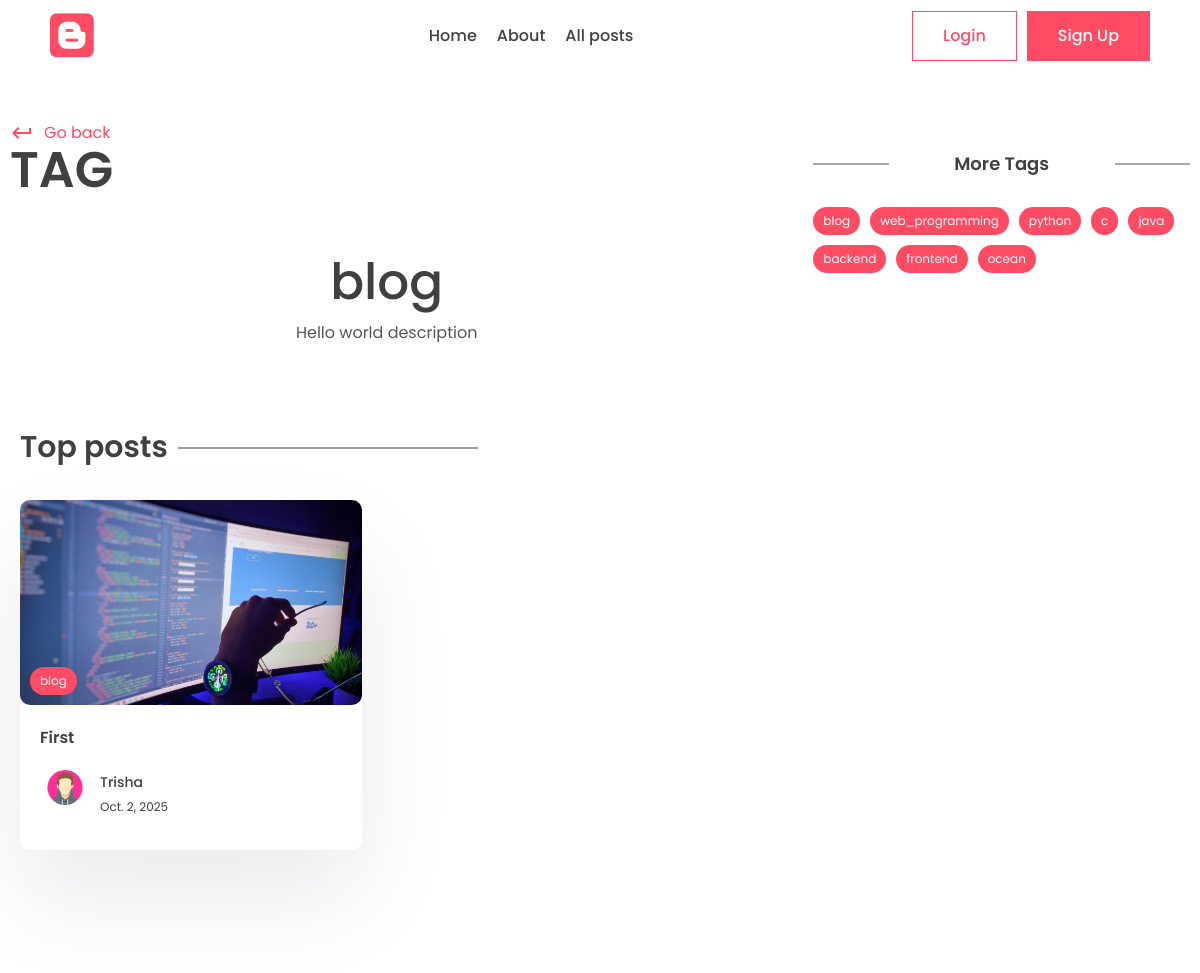
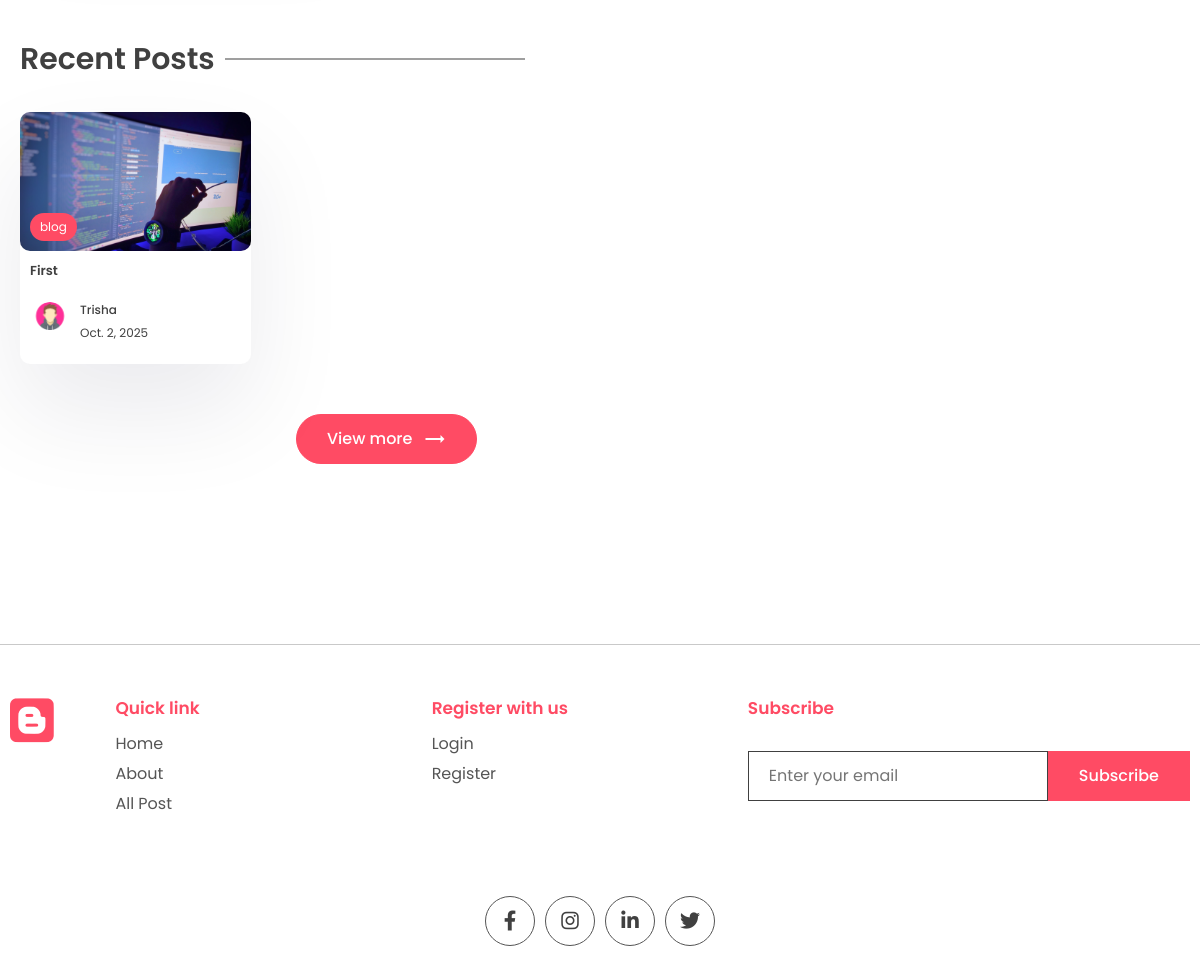
/tag/blog, run on the app's committed database (2 pictures, top to bottom).
### app/models.py (models this page shows, shortened)
class Tag(models.Model):
    name = models.CharField(max_length=100)
    description = models.CharField(max_length=100)
    slug = models.SlugField(max_length=200, unique=True)

class Post(models.Model):
    title = models.CharField(max_length=200)
    content = models.TextField()
    last_updated = models.DateTimeField(auto_now=True)
    slug = models.SlugField(max_length=200, unique=True)
    image = models.ImageField(null=True, blank=True, upload_to = "images/")
    tags = models.ManyToManyField(Tag, blank=True, related_name= 'post')
    view_count = models.IntegerField(null=True, blank=True)
    is_featured = models.BooleanField(default=False)
    author = models.ForeignKey(User,on_delete=models.CASCADE, null= True, blank=True)
    bookmarks = models.ManyToManyField(User, related_name= "bookmarks", default= None, blank= True)
    likes = models.ManyToManyField(User, related_name= "post_like", default= None, blank= True)

class Profile(models.Model):
    user = models.OneToOneField(User, on_delete=models.CASCADE)
    profile_image = models.ImageField(null=True, blank=True, upload_to = "images/")
    slug = models.SlugField(max_length=200, unique=True)
    bio = models.CharField(max_length=200)

### app/views.py (the view)
# urls.py: path('tag/<slug:slug>', views.tag_page,name = 'tag_page' ),
def tag_page(request,slug):
    tag = Tag.objects.get(slug=slug)
    top_posts = Post.objects.filter(tags__in=[tag.id]).order_by('-view_count')[0:2]
    recent_posts = Post.objects.filter(tags__in=[tag.id]).order_by('-last_updated')[0:2]
    tags = Tag.objects.all()
    context = {'tag':tag,
               'top_posts':top_posts,
               'recent_posts':recent_posts,
               'tags':tags,}
    return render(request, 'app/tag.html',context)

### app/templates/app/tag.html (shortened to what this page needs)
{% extends "base.html" %}
{% block content %}
      <div class="container">
        <div class="layout">
          <div class="left">
            <div class="page-top">
              <div class="top flex">
                <div class="page-name">
                  <a href="#" class="learn">
                    <span class="material-icons"> keyboard_return </span> Go
                    back
                  </a>
                  <h1>Tag</h1>
                </div>
              </div>
            </div>
            <center>
              <div class="typo">
                <h1 class="title">{{tag.name}}</h1>
                <p>
                  {{tag.description}}
                </p>
              </div>
            </center>
            <section class="sp">
              <div class="container">
                <h1 class="sec-title">Top posts</h1>
                <div class="grid-2 blog">
                {% for post in top_posts %}
                  <a href="{% url "post_page" post.slug %}">
                    <div class="card">
                      <div class="post-img">
                        <img src="{{post.image.url}}" alt="" />
                        <div class="tag">{{post.tags.all.0.name}}</div>
                      </div>
                      <div class="card-content">
                        <h3>
                          {{post.title}}
                        </h3>
                        <div class="author">
                          <div class="profile-pic">
                            <img src="{{post.author.profile.profile_image.url}}" alt="" />
                          </div>
                          <div class="details">
                            <p>{{post.author.first_name}}</p>
                            <small>{{post.last_updated|date}}</small>
                          </div>
                        </div>
                      </div>
                    </div>
                  </a>
                {%empty%}
                <p>There are no posts yet</p>
                {% endfor %}
                </div>
              </div>
            </section>
            <section class="sp">
              <div class="container">
                <h1 class="sec-title">Recent Posts</h1>
                <div class="grid-3 blog-grid">
                  {% for post in recent_posts %}
                  <a href="{% url "post_page" post.slug %}">
                    <div class="card">
                      <div class="post-img">
                        <img src="{{post.image.url}}" alt="" />
                        <div class="tag">{{post.tags.all.0.name}}</div>
                      </div>
                      <div class="card-content">
                        <h3>
                          {{post.title}}
                        </h3>
                        <div class="author">
                          <div class="profile-pic">
                            <img src="{{post.author.profile.profile_image.url}}" alt="" />
                          </div>
                          <div class="details">
                            <p>{{post.author.first_name}}</p>
                            <small>{{post.last_updated|date}}</small>
                          </div>
                        </div>
                      </div>
                    </div>
                  </a>
                  {%empty%}
                  <p>There are no posts yet</p>
                  {% endfor %}
                </div>
                <center>
                  <button class="btn btn-primary rounded view">
                    View more
                    <span class="material-icons"> trending_flat </span>
                  </button>
                </center>
              </div>
            </section>
          </div>
          <div class="right">
            <div class="block">
              <h2 class="title2">More Tags</h2>
              <div class="blog-tags">
                {% for tag in tags %}
                <a href = "{% url 'tag_page' tag.slug %}" class="tag">{{tag.name}}</a>
                {% endfor %}
              </div>
            </div>
          </div>
        </div>
      </div>
{% endblock content %}

### app/static/app/style.css (style rules this page uses)
* { margin: 0; padding: 0; box-sizing: border-box; text-decoration: none; border: none; outline: none; list-style: none; font-family: "Poppins", sans-serif; color: var(--black); }
:root { --red: #ff4b64; --black: #404040; --orange: #ff9100 ; --des: #555555; --shadow: #ffffff1a 0px 1px 1px 0px inset, #32325d40 0px 50px 100px -20px, #0000004d 0px 30px 60px -30px; --shadow2: rgba(17, 12, 46, 0.084) 0px 48px 100px 0px; }
html { font-size: 62.5%; }
[class*="grid"] { display: grid; }
img { width: 100%; }
.container { max-width: 1220px; margin: auto; padding: 0 10px; }
p, a { font-size: 1.6rem; color: var(--des); }
.btn { cursor: pointer; height: 5rem; padding: 0 3rem; font-size: 1.6rem; font-weight: 500; border: 1px solid var(--red); display: flex; align-items: center; justify-content: center; gap: 1rem; }
.btn span { color: white; }
.btn-primary { background: var(--red); color: white; }
.rounded { border-radius: 5rem; }
.typo { width: 50%; margin-top: 5rem; }
.title { font-size: 5rem; font-weight: 500; }
.sp { padding: 8rem 0; }
.grid-2 { grid-template-columns: 1.3fr 1fr; align-items: center; }
.post-img { height: 40rem; width: 100%; overflow: hidden; border-radius: 1rem; }
.post-img img { height: 100%; object-fit: cover; object-position: center; }
.learn { display: flex; align-items: center; gap: 1rem; color: var(--red); margin-top: 2rem; }
.learn span { color: #ff4b64; }
.sec-title { font-size: 3rem; font-weight: 600; position: relative; width: fit-content; margin-bottom: 3rem; }
.sec-title::after { content: ""; position: absolute; right: -31rem; height: 1px; width: 30rem; background: var(--black); top: 50%; transform: translateY(-50%); }
.grid-3 { grid-template-columns: repeat(3, 1fr); gap: 5rem; }
.card { background: white; box-shadow: var(--shadow2); border-radius: 1rem; cursor: pointer; transition: 0.3s; }
.post-img { position: relative; }
.tag { position: absolute; bottom: 1rem; left: 1rem; background: var(--red); color: white; border-radius: 5rem; padding: 0.5rem 1rem; font-size: 1.2rem; }
.card-content { padding: 2rem; padding-bottom: 3rem; }
.card h3 { font-size: 1.6rem; font-weight: 600; }
.card .post-img { width: 100%; height: unset; aspect-ratio: 1/0.6; }
.author { display: flex; align-items: center; gap: 1rem; margin-top: 2rem; }
.profile-pic { width: 5rem; aspect-ratio: 1/1; border-radius: 50%; overflow: hidden; }
.author p { color: var(--black); font-weight: 500; font-size: 1.4rem; }
.author small { color: var(--black); font-size: 1.2rem; }
.view { margin-top: 5rem; }
.layout { display: flex; gap: 5rem; }
.left { width: 100%; height: 100%; }
.right { position: sticky; top: 70px; height: 100%; width: 50%; }
.page-name h1 { font-size: 5rem; text-transform: uppercase; font-weight: 600; line-height: 5rem; }
.flex { display: flex; align-items: flex-end; justify-content: space-between; }
.left .typo { width: 100%; }
.blog { grid-template-columns: 1fr 1fr; gap: 5rem; }
.title2 { position: relative; font-size: 1.8rem; text-align: center; font-weight: 600; margin-bottom: 3rem; }
.title2::before { content: ""; position: absolute; height: 1px; width: 20%; background: var(--des); left: 0; top: 50%; transform: translateY(-50%); }
.title2::after { content: ""; position: absolute; height: 1px; width: 20%; background: var(--des); right: 0; top: 50%; transform: translateY(-50%); }
.blog-grid { gap: 2rem; }
.blog-grid .card-content { padding: 1rem; padding-bottom: 2rem; }
.blog-grid .card h3 { font-size: 1.3rem; font-weight: 600; }
.blog-grid .profile-pic { width: 4rem; }
.blog-grid .author p { font-size: 1.2rem; }
.block { margin-top: 5rem; }
.blog-tags .tag { position: unset; width: fit-content; }
.blog-tags { display: flex; align-items: center; flex-wrap: wrap; gap: 1rem; margin-top: 3rem; }

### data on the page
Tag: name "blog", description "Hello world description"
Post: image (picture), tags.all.0.name "blog", title "First", author.profile.profile_image (picture), author.first_name "Trisha", last_updated "Oct. 2, 2025"
Tag: name "web_programming"
Tag: name "python"
Tag: name "c"
Tag: name "java"
Tag: name "backend"
Tag: name "frontend"
Tag: name "ocean"
